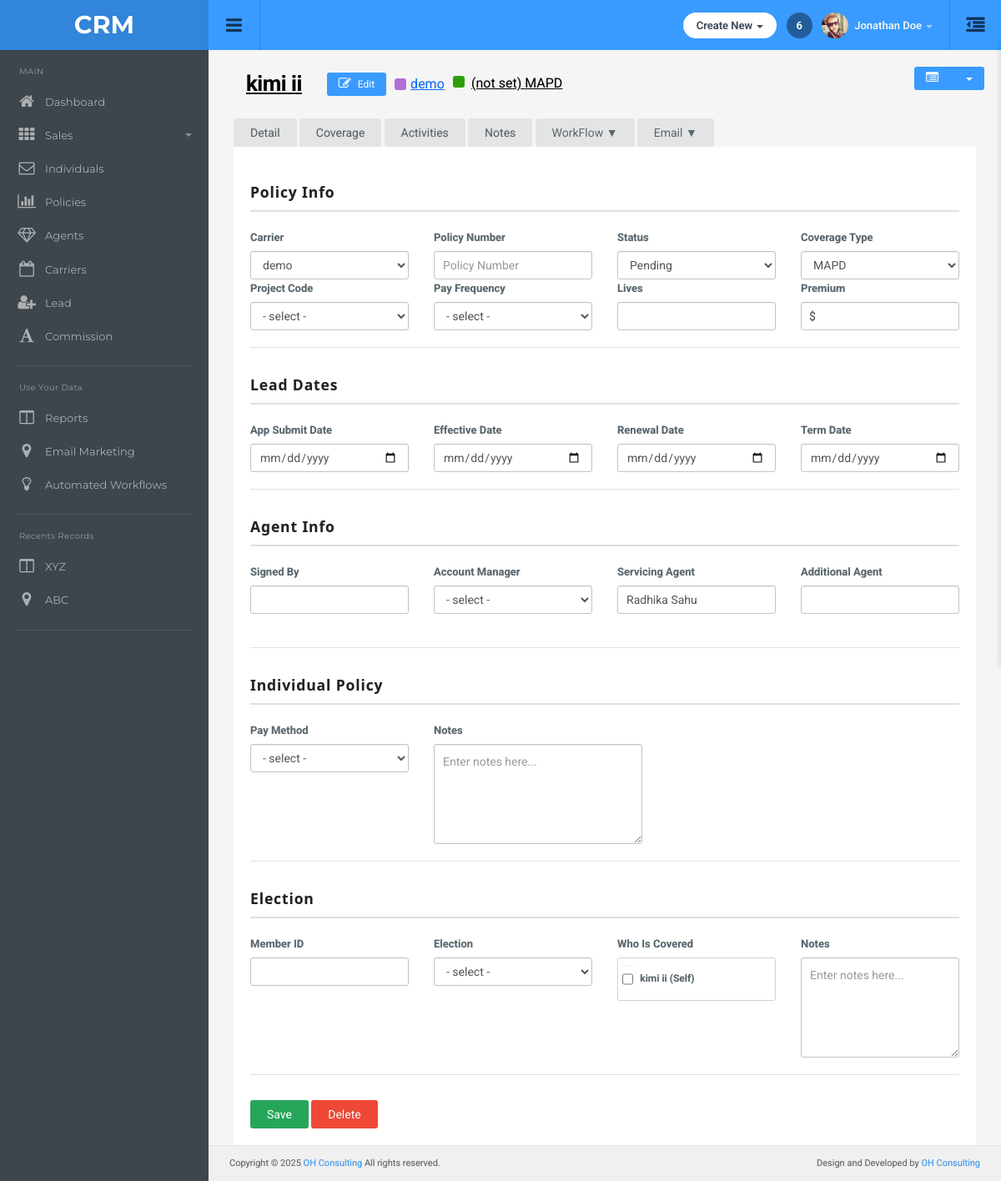
/policy/detail/2/, run on an earlier commit of the app's database.
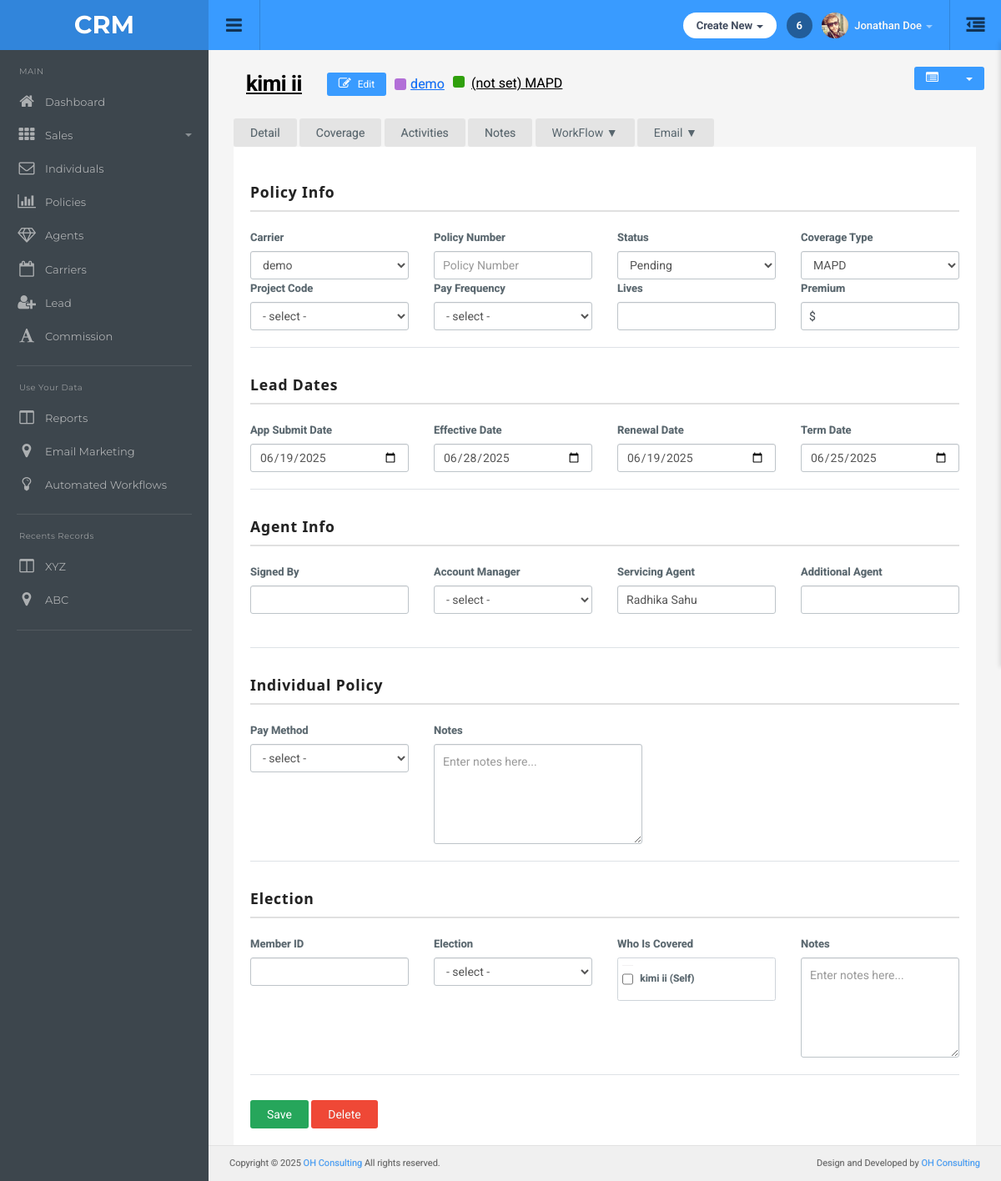
And on a later commit of the database.
### main/models.py (models this page shows, shortened)
class Policy(models.Model):
    individual = models.ForeignKey(Individuals, on_delete=models.CASCADE, related_name='policy_individual')
    carrier = models.ForeignKey(Carrier, on_delete=models.CASCADE, related_name='policy_carrier')
    policy_number = models.CharField(max_length=100,null=True , blank=True)
    status = models.CharField(max_length=100)
    coverage_type = models.CharField(max_length=100)
    effective_date = models.DateField(null=True,blank=True)
    agent =  models.ForeignKey(Agent,on_delete=models.SET_NULL,null=True,blank=True,related_name="policy_agent")

class Individuals(models.Model):
    first_name = models.CharField(max_length=100)
    middle_name = models.CharField(max_length=100,null=True,blank=True)
    last_name = models.CharField(max_length=100)
    individual_type = models.CharField(max_length=100,null=True,blank=True)
    servicing_agent = models.ForeignKey(Agent,on_delete=models.CASCADE,null=True,blank=True)
    email = models.EmailField(null=True,blank=True)
    business_phone = models.CharField(max_length=10, blank=True, null=True)
    business_ext = models.CharField(max_length=10, blank=True, null=True)
    home_phone = models.CharField(max_length=10, blank=True, null=True)
    home_ext = models.CharField(max_length=10, blank=True, null=True)
    cell_phone = models.CharField(max_length=10, blank=True, null=True)
    cell_ext = models.CharField(max_length=10, blank=True, null=True)
    carrier = models.ForeignKey(Carrier,on_delete=models.SET_NULL,null=True,blank=True)

class Carrier(models.Model):
    name = models.CharField(max_length=100)

class Agent(models.Model):
    first_name = models.CharField(max_length=100)
    last_name = models.CharField(max_length=100,null=True,blank=True)
    business_phone = models.CharField(max_length=12,null=True,blank=True)
    ext = models.CharField(max_length=10,null=True,blank=True)
    email = models.EmailField(null=True,blank=True)
    agent_type = models.CharField(max_length=50,null=True,blank=True)
    status = models.CharField(max_length=50,null=True,blank=True)
    npn = models.CharField(max_length=100,null=True,blank=True)
    agency = models.ForeignKey(Agency,on_delete=models.CASCADE,related_name="agent_agency")
    agent_number = models.CharField(max_length=100,null=True,blank=True)

class PolicyDetails(models.Model):
    policy_name = models.ForeignKey(Policy, on_delete=models.CASCADE , related_name='policy_details')
    premium = models.CharField(max_length=20,null=True,blank=True)
    pay_frequency = models.CharField(max_length=100,null=True,blank=True)
    lives = models.CharField(max_length=20,null=True,blank=True)
    project_code = models.CharField(max_length=100,null=True,blank=True)
    app_submit_date = models.DateField(null=True,blank=True)
    renewal_date = models.DateField(null=True,blank=True)
    term_date = models.DateField(null=True,blank=True)
    signed_by =  models.ForeignKey(Agent,on_delete=models.SET_NULL,null=True,blank=True,related_name="signed_by_agent")
    additional_agent =  models.ForeignKey(Agent,on_delete=models.SET_NULL,null=True,blank=True,related_name="policy_additional_agent")
    pay_method = models.CharField(max_length=100,null=True,blank=True)
    notes = models.TextField(null=True,blank=True)
    member_id = models.CharField(max_length=100,null=True,blank=True)
    election = models.CharField(max_length=100,null=True,blank=True)
    who_is_covered = models.BooleanField(default=False)
    election_notes = models.TextField(null=True,blank=True)

### main/views.py (the view, shortened to what this page needs)
# urls.py: path('policy/detail/<int:policy_id>/', views.policy_tab, name='policy_tab'),
def policy_tab(request, policy_id):
    policy = get_object_or_404(Policy, id=policy_id)
    carriers = Carrier.objects.all()
    policy_details, _ = PolicyDetails.objects.get_or_create(policy_name=policy)
    agents = Agent.objects.all()
    policy_activity = PolicyActivity.objects.filter(policy_name=policy)
    policy_notes = PolicyNotes.objects.filter(policy_name=policy)
    due_activities = PolicyActivity.objects.filter(policy_name=policy , due_date__isnull=False)
    pin_notess = PolicyNotes.objects.filter(policy_name=policy, pin_note=True)
    policy_coverage, _ = PolicyCoverage.objects.get_or_create(policy_name=policy)
    carrier_products = []
    if policy.carrier:
        carrier_products = CarrierProduct.objects.filter(carrier=policy.carrier)
    return render(request, 'policy/policytab.html', {
        'policy_id': policy_id,
        'policy': policy,
        'policy_details': policy_details,
        'carriers': carriers,
        'agents': agents,
        'policy_activity': policy_activity,
        'policy_notes': policy_notes,
        'policy_coverage':policy_coverage,
        'carrier_products': carrier_products,
        'due_activities': due_activities,
        'pin_notess': pin_notess,
    })

### templates/policy/policytab.html (shortened to what the changed rows need)
{% extends "dashboard/base.html" %}
{% load static %}
{% block main-content %}
<div class="main-content-wrapper">
    <div class="container-default">
        <div class="content-wrapper">
            <div class="search-agents-container">
                <div class="page-header-row clearfix" style="margin-bottom: 20px;">
                    <div style="float: left;">
                        <h1 class="page-title" style="margin: 0;"><a href="#"
                                class="clickable-name">{{policy.individual.first_name}} {{policy.individual.middle_name}}
                                {{policy.individual.last_name}}</a></h1>
                    </div>
                    <div style="float: left; margin-left: 15px; display: flex; align-items: center; gap: 10px;">
                        <div class="wellcare-tag" style="margin: 0;">
                            <span class="wellcare-color"></span>
                            <a href="{% url 'carrier_detail' policy.carrier.id %}"
                                class="wellcare-link">{{policy.carrier.name}}</a>
                        </div>
                        <div class="PDP-tag" style="margin: 0;">
                            <span class="PDP-color"></span>
                            <span class="PDP-link">{{policy.policy_number|default:"(not set)"}}
                                {{policy.coverage_type}}</span>
                        </div>
                    </div>
                </div>
                <div class="tab-content">
                    <div class="tab-pane active" id="detail-policy">
                        {% include "policy/policydetails.html" %}
                    </div>
                </div>
            </div>
        </div>
    </div>
</div>
<link rel="stylesheet" href="https://code.jquery.com/ui/1.13.2/themes/base/jquery-ui.css">
{% endblock %}

### templates/policy/policydetails.html (shortened to what the changed rows need)
<form action="" method="post">
<div class="agent-info-container mt-4">
    <h1 class="section-title">Policy Info</h1>
    <div class="row">
        <div class="col-md-3">
            <label>Carrier</label>
            <select name="carrier" class="form-control">
                {% for carrier in carriers %}
                    <option value="{{ carrier.id }}" {% if policy.carrier.id == carrier.id %}selected{% endif %}>
                        {{ carrier.name }}
                    </option>
                {% endfor %}
            </select>
        </div>
        <div class="col-md-3">
            <label>Status</label>
            <select name="status" class="form-control">
                <option value="Pending" {% if policy.status == "Pending" %}selected{% endif %}>Pending</option>
            </select>
        </div>
        <div class="col-md-3">
            <label>Coverage Type</label>
            <select class="form-control" name="coverage_type">
                <option value="MAPD" {% if policy.coverage_type == "MAPD" %}selected{% endif %}>MAPD</option>
            </select>
        </div>
    </div>
</div>
<div class="agent-info-container mt-4">
    <h1 class="section-title">Lead Dates</h1>
    <div class="row">
        <div class="col-md-3">
            <label>App Submit Date</label>
            <input type="date" class="form-control" name="app_submit_date" value="{{ policy_details.app_submit_date|date:'Y-m-d'|default:""  }}">
        </div>
        <div class="col-md-3">
            <label>Effective Date</label>
            <input type="date" class="form-control" name="effective_date" value="{{policy.effective_date|date:'Y-m-d'|default:"" }}">
        </div>
        <div class="col-md-3">
            <label>Renewal Date</label>
            <input type="date" class="form-control" name="renewal_date" value="{{policy_details.renewal_date|date:'Y-m-d'|default:"" }}">
        </div>
        <div class="col-md-3">
            <label>Term Date</label>
            <input type="date" class="form-control" name="term_date" value="{{policy_details.term_date|date:'Y-m-d'|default:"" }}">
        </div>
    </div>
</div>
<div class="agent-info-container mt-4">
    <h1 class="section-title">Agent Info</h1>
    <div class="row">
       <div class="col-md-3">
            <label>Servicing Agent</label>
            <input type="text" class="form-control agent-autocomplete" id="affiliates_agent"
                autocomplete="off" value="{{policy.agent.first_name}} {{policy.agent.last_name}}">
        </div>
    </div>
</div>
<div class="agent-info-container mt-4">
    <h1 class="section-title">Individual Policy</h1>
</div>
<div class="agent-info-container mt-4">
    <h1 class="section-title">Election</h1>
    <div class="row">
        <div class="col-md-3">
            <div class="checkbox-container" style="max-height: 120px; overflow-y: auto;">
                <div class="checkbox-item">
                    <input type="checkbox" name="who_is_covered" id="covered_self"
                        {% if policy_details.who_is_covered %}checked{% endif %}>
                    <label for="covered_self">{{ policy.individual.first_name }} {{ policy.individual.middle_name }} {{ policy.individual.last_name }} (Self)</label>
                </div>
            </div>
        </div>
    </div>
</div>
</form>
<link rel="stylesheet" href="https://code.jquery.com/ui/1.13.2/themes/base/jquery-ui.css">

What changed in the data, as far as the page shows it:
changed Policy "(not set)": effective_date (not shown) → "06/28/2025"
changed PolicyDetails: app_submit_date (not shown) → "06/19/2025"; renewal_date (not shown) → "06/19/2025"; term_date (not shown) → "06/25/2025"
